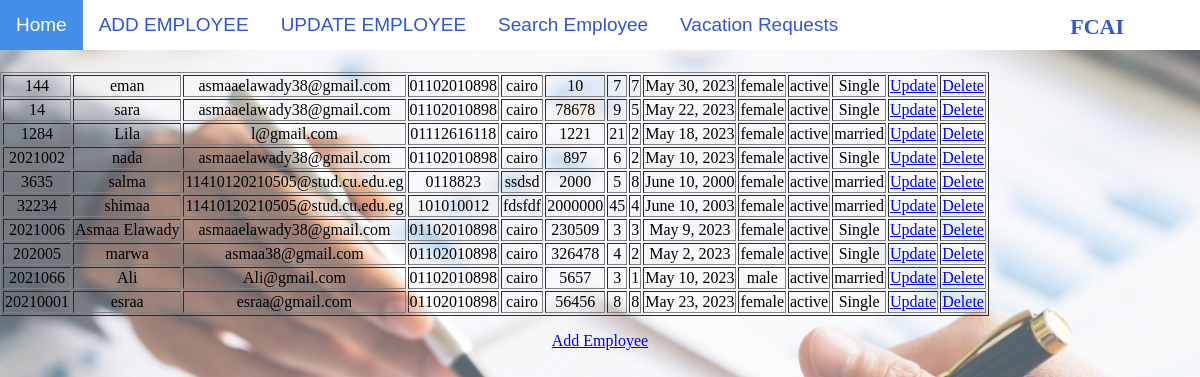
Screenshot of /table with the database file from the repository.
### HR/models.py (models this page shows)
class RegisterForm(models.Model):
    gndr=[
        ('Male','M'),('Female','F'),
        ]
    ms=[
        ('Single','Single'),('Married','Married'),
        ]
    stats=[
        ('Active','Active'),
        ('Inactive','Inactive'),
    ]
    EmployeeID = models.CharField(max_length=100,primary_key=True)
    EmployeeName = models.CharField(max_length=100)
    email = models.EmailField(max_length=100)
    phone = models.CharField(max_length=100)
    Addres = models.CharField(max_length=100)
    Salary = models.CharField(max_length=100)
    NumberVacation = models.CharField(max_length=100)
    NumberApprovedVacation = models.CharField(max_length=100)
    Date = models.DateField()
    Gender = models.CharField(max_length=8,choices=gndr)
    Status = models.CharField(max_length=8,choices=stats)
    MARITALSTATUE = models.CharField(max_length=8,choices=ms)

### HR/views.py (the view)
# urls.py: path('table',views.table,name='table'),
def table(request):
  mymembers = RegisterForm.objects.all().values()
  template = loader.get_template('table.html')
  context = {
    'mymembers': mymembers,
  }
  return HttpResponse(template.render(context, request))

### HR/templates/table.html (shortened to what this page needs)
{% include 'navbar.html' %}
{% load static %}
<link rel="stylesheet" href="{% static 'css/addEmployee.css' %}">
<body>
{% block content %}
<table border="1">
{% for x in mymembers %}
<tr>
<td>{{ x.EmployeeID }}</td>
<td>{{ x.EmployeeName }}</td>
<td>{{ x.email }}</td>
<td>{{ x.phone }}</td>
<td>{{ x.Addres }}</td>
<td>{{ x.Salary }}</td>
<td>{{ x.NumberVacation }}</td>
<td>{{ x.NumberApprovedVacation }}</td>
<td>{{ x.Date }}</td>
<td>{{ x.Gender }}</td>
<td>{{ x.Status }}</td>
<td>{{ x.MARITALSTATUE }}</td>
<td><a href="update/{{ x.EmployeeID }}">Update</a></td>
<td><a href="delete/{{ x.EmployeeID }}">Delete</a></td>
</tr>
{% endfor %}
</table>
<p>
    <a href="add/">Add Employee</a>
</p>
</body>
{% endblock content %}

### HumanResources/static/css/addEmployee.css (style rules this page uses)
body { margin: 0; background-image: url("#HP2v3.png"); background-repeat: no-repeat; background-attachment: fixed; background-position: center; background-size: cover; position: relative; text-align: center; }

### rows the page displays
RegisterForm: EmployeeID "144", EmployeeName "eman", email "asmaaelawady38@gmail.com", phone "01102010898", Addres "cairo", Salary "10", NumberVacation "7", NumberApprovedVacation "7", Date "May 30, 2023", Gender "female", Status "active", MARITALSTATUE "Single"
RegisterForm: EmployeeID "14", EmployeeName "sara", email "asmaaelawady38@gmail.com", phone "01102010898", Addres "cairo", Salary "78678", NumberVacation "9", NumberApprovedVacation "5", Date "May 22, 2023", Gender "female", Status "active", MARITALSTATUE "Single"
RegisterForm: EmployeeID "1284", EmployeeName "Lila", email "l@gmail.com", phone "01112616118", Addres "cairo", Salary "1221", NumberVacation "21", NumberApprovedVacation "2", Date "May 18, 2023", Gender "female", Status "active", MARITALSTATUE "married"
RegisterForm: EmployeeID "2021002", EmployeeName "nada", email "asmaaelawady38@gmail.com", phone "01102010898", Addres "cairo", Salary "897", NumberVacation "6", NumberApprovedVacation "2", Date "May 10, 2023", Gender "female", Status "active", MARITALSTATUE "Single"
RegisterForm: EmployeeID "3635", EmployeeName "salma", email "11410120210505@stud.cu.edu.eg", phone "0118823", Addres "ssdsd", Salary "2000", NumberVacation "5", NumberApprovedVacation "8", Date "June 10, 2000", Gender "female", Status "active", MARITALSTATUE "married"
RegisterForm: EmployeeID "32234", EmployeeName "shimaa", email "11410120210505@stud.cu.edu.eg", phone "101010012", Addres "fdsfdf", Salary "2000000", NumberVacation "45", NumberApprovedVacation "4", Date "June 10, 2003", Gender "female", Status "active", MARITALSTATUE "married"
RegisterForm: EmployeeID "2021006", EmployeeName "Asmaa Elawady", email "asmaaelawady38@gmail.com", phone "01102010898", Addres "cairo", Salary "230509", NumberVacation "3", NumberApprovedVacation "3", Date "May 9, 2023", Gender "female", Status "active", MARITALSTATUE "Single"
RegisterForm: EmployeeID "202005", EmployeeName "marwa", email "asmaa38@gmail.com", phone "01102010898", Addres "cairo", Salary "326478", NumberVacation "4", NumberApprovedVacation "2", Date "May 2, 2023", Gender "female", Status "active", MARITALSTATUE "Single"
RegisterForm: EmployeeID "2021066", EmployeeName "Ali", email "Ali@gmail.com", phone "01102010898", Addres "cairo", Salary "5657", NumberVacation "3", NumberApprovedVacation "1", Date "May 10, 2023", Gender "male", Status "active", MARITALSTATUE "married"
RegisterForm: EmployeeID "20210001", EmployeeName "esraa", email "esraa@gmail.com", phone "01102010898", Addres "cairo", Salary "56456", NumberVacation "8", NumberApprovedVacation "8", Date "May 23, 2023", Gender "female", Status "active", MARITALSTATUE "Single"
